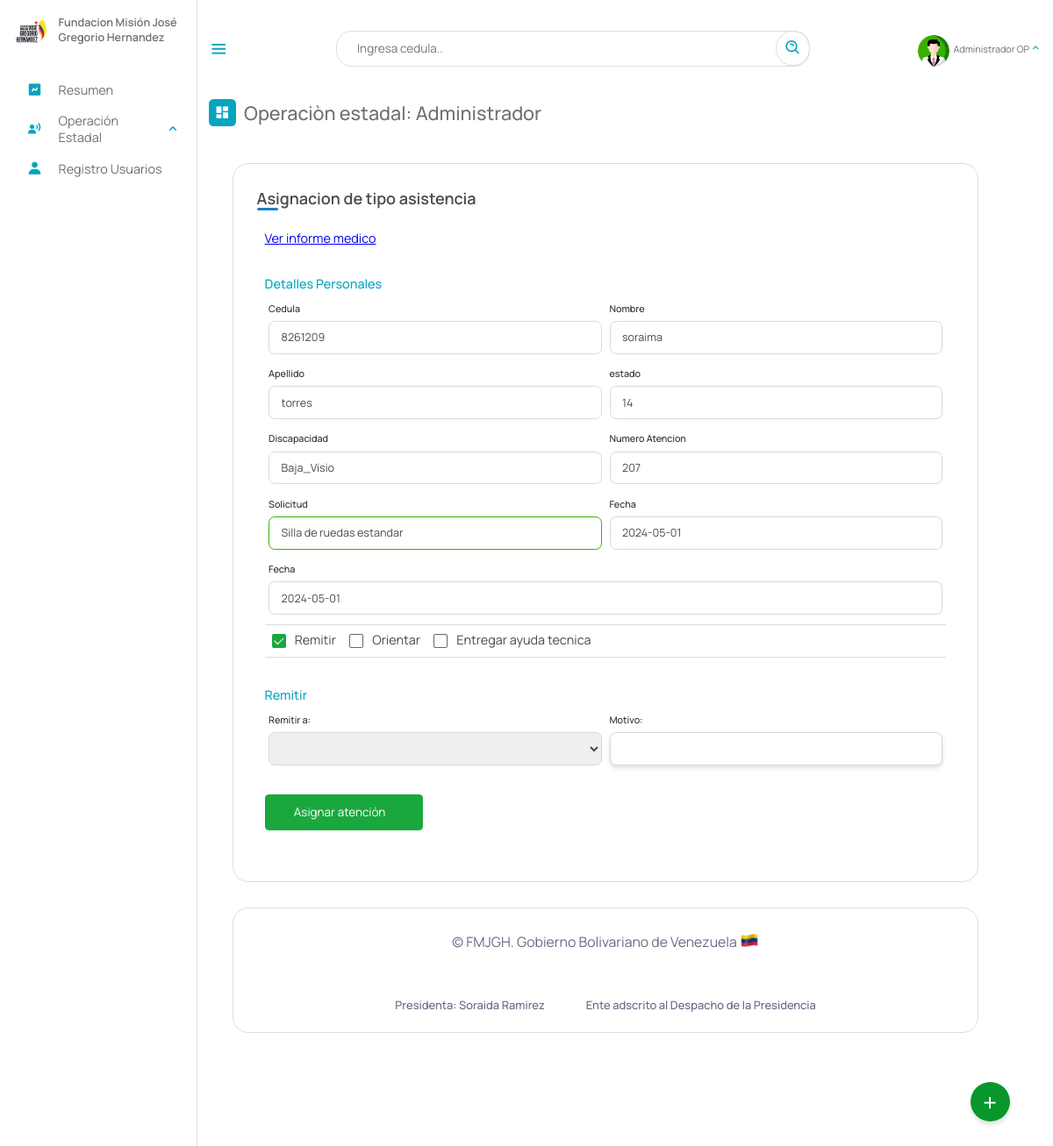
/Escritorio/14,3-asignarAtencionEstadal.php?numero_aten=207 (signed in), run on an earlier commit of the app's database.
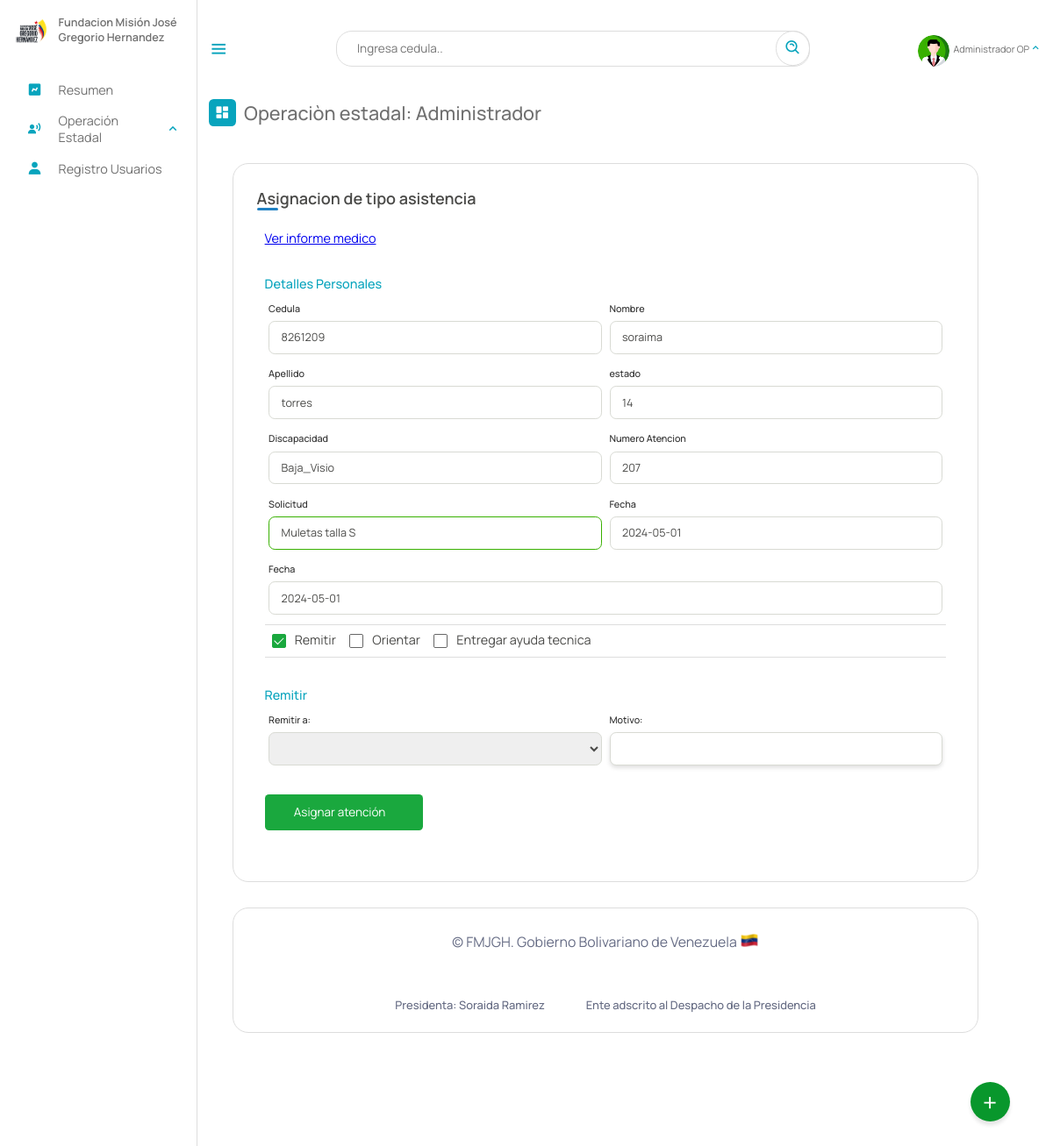
And on a later commit of the database.
### tables this page shows
CREATE TABLE `atenciones_coordinaciones` (
  `asignado` int(12) DEFAULT NULL,
  `numero_aten` int(11) NOT NULL AUTO_INCREMENT,
  `cedula` int(12) NOT NULL,
  `fecha_aten` date DEFAULT NULL,
  `atencion_solicitada` text DEFAULT NULL,
  `atencion_recibida` varchar(10) DEFAULT NULL,
  `atencion_brindada` varchar(10) DEFAULT NULL,
  `statu` text DEFAULT 'Sin atencion',
  `por` int(12) DEFAULT NULL,
  `fecha_creada` timestamp NOT NULL DEFAULT current_timestamp(),
  `urgencia` text DEFAULT NULL,
  `archivo` varchar(2048) DEFAULT NULL,
  `informe` varchar(2048) DEFAULT NULL,
  PRIMARY KEY (`numero_aten`),
  KEY `cedula` (`cedula`),
  KEY `atencion_recibida` (`atencion_recibida`),
  KEY `atencion_brindada` (`atencion_brindada`),
  KEY `por` (`por`),
  KEY `asignado` (`asignado`),
  CONSTRAINT `atenciones_coordinaciones_ibfk_1` FOREIGN KEY (`atencion_recibida`) REFERENCES `tipo_ayuda_tecnica` (`id`) ON DELETE CASCADE ON UPDATE CASCADE,
  CONSTRAINT `atenciones_coordinaciones_ibfk_2` FOREIGN KEY (`atencion_brindada`) REFERENCES `atencion_recibida` (`id`) ON DELETE CASCADE,
  CONSTRAINT `atenciones_coordinaciones_ibfk_3` FOREIGN KEY (`asignado`) REFERENCES `usuario` (`cedula`) ON DELETE CASCADE ON UPDATE CASCADE,
  CONSTRAINT `atenciones_coordinaciones_ibfk_4` FOREIGN KEY (`por`) REFERENCES `usuario` (`cedula`) ON DELETE CASCADE ON UPDATE CASCADE,
  CONSTRAINT `atenciones_coordinaciones_ibfk_5` FOREIGN KEY (`cedula`) REFERENCES `beneficiario` (`cedula`) ON DELETE CASCADE ON UPDATE CASCADE
);

CREATE TABLE `beneficiario` (
  `cedula` int(12) NOT NULL,
  `nombre` text NOT NULL,
  `apellido` text NOT NULL,
  `fecha_naci` date NOT NULL,
  `email` varchar(50) NOT NULL,
  `telefono` varchar(12) NOT NULL,
  `nacionalidad` char(2) NOT NULL,
  `edad` int(2) NOT NULL,
  `sexo` char(1) NOT NULL,
  `edo_civil` text NOT NULL,
  `nro_hijo` int(2) DEFAULT NULL,
  `estado` varchar(10) NOT NULL,
  `municipio` varchar(20) NOT NULL,
  `parroquia` varchar(10) NOT NULL,
  `discapacidad` varchar(10) NOT NULL,
  `atencion_solicitada` varchar(10) NOT NULL,
  `certificado` varchar(50) DEFAULT NULL,
  `registrado_por` text DEFAULT NULL,
  `fecha_registro` date NOT NULL,
  PRIMARY KEY (`cedula`),
  KEY `estado` (`estado`),
  KEY `discapacidad` (`discapacidad`),
  KEY `atencion_solicitada` (`atencion_solicitada`),
  KEY `municipio` (`municipio`),
  KEY `parroquia` (`parroquia`),
  CONSTRAINT `beneficiario_ibfk_1` FOREIGN KEY (`estado`) REFERENCES `estados` (`id_estados`) ON DELETE CASCADE,
  CONSTRAINT `beneficiario_ibfk_2` FOREIGN KEY (`municipio`) REFERENCES `municipios` (`id_municipios`) ON DELETE CASCADE,
  CONSTRAINT `beneficiario_ibfk_3` FOREIGN KEY (`parroquia`) REFERENCES `parroquia` (`id`) ON DELETE CASCADE ON UPDATE CASCADE,
  CONSTRAINT `beneficiario_ibfk_4` FOREIGN KEY (`discapacidad`) REFERENCES `discapacid_e` (`id_e`) ON DELETE CASCADE,
  CONSTRAINT `beneficiario_ibfk_5` FOREIGN KEY (`atencion_solicitada`) REFERENCES `tipoatencion` (`id`) ON DELETE CASCADE
);

### php/01-atenciones-estadales.php (called while the page is built, shortened)
<?php
include_once("ManejadorBD.php");
class AtencionesEstadales extends ManejadorBD
{
	private $numero_aten;
	private $cnn;
	public function __construct($tipoConexion)
	{
		$this->cnn = parent::conectar($tipoConexion);
	}
	public function setnumero_aten($numero_aten)
	{
		$this->numero_aten = $numero_aten;
	}
	public function consultarAtenciones()
	{
		try {
			$stmt = $this->cnn->prepare("SELECT  numero_aten,  beneficiario.cedula, beneficiario.nombre, beneficiario.apellido, beneficiario.estado,beneficiario.discapacidad, atenciones_coordinaciones.atencion_solicitada, atenciones_coordinaciones.informe FROM atenciones_coordinaciones, beneficiario WHERE numero_aten = :numero_aten and beneficiario.cedula = atenciones_coordinaciones.cedula and atenciones_coordinaciones.fecha_aten IS NULL;");
			$stmt->setFetchMode(PDO::FETCH_ASSOC);
			$stmt->bindParam(':numero_aten', $this->numero_aten);
			$stmt->execute();
			return $stmt->fetch();
		} catch (PDOException $error) {
			echo "Error: ejecutando consulta SQL." . $error->getMessage();
			exit();
		}
	}
}

### php/ManejadorBD.php (called while the page is built, shortened)
<?php
	class ManejadorBD extends PDO {
		public $srv	= SRV;
		public $usr	= USR;
		public $pas	= PAS;
		public $dbn	= BDN;
		public function conectar($tipoConexion){
			try{
				switch ($tipoConexion) {
				    case 1:
				        $dsn = "mysql:host=$this->srv;dbname=$this->dbn";
				        break;
				}
				$dbh = new PDO($dsn, $this->usr, $this->pas);
    			$dbh->setAttribute(PDO::ATTR_ERRMODE, PDO::ERRMODE_EXCEPTION);
			}catch(PDOException $error){
                echo "Error al Conectar con la Base de Datos: ".$error->getMessage();
                exit();
			}
            $this->conexionBD = $dbh;
			return $this->conexionBD;
		}
	}
?>

### Escritorio/14,3-asignarAtencionEstadal.php (the view, shortened to what the changed rows need)
<?php
include_once("partearriba.php");
?>
<div class="dash-contenido">
    <div class="cont-registro">
        <div class="container">
            <?php
            include_once("../php/01-atenciones-estadales.php");
            $numero = $_REQUEST["numero_aten"];
            $aten = new AtencionesEstadales(1);
            $aten->setnumero_aten($numero);
            $registro = $aten->consultarAtenciones();
            $informe = $registro["informe"];
            ?>
            <?php
            if ($registro) {
            ?>
                <form action="" method="post">
                    <div class="form first">
                        <?php if ($registro["informe"]) { ?>
                            <a href="documentos/informes/<?php echo $registro["informe"] ?>" target="_blank">Ver informe medico</a>
                        <?php } else {
                            echo "<small style='color:red'>Esta solicitud no tiene informe medico cargado</small>";
                        } ?>
                        <div class="details personal">
                            <span class="title">Detalles Personales</span>
                            <div class="fields">
                                <div class="input-field">
                                    <label>Cedula</label>
                                    <input type="text" placeholder="Ingresa el nombre " required readonly name="cedula" id="cedula" value="<?php echo $registro["cedula"] ?>">
                                </div>
                                <div class="input-field">
                                    <label>Nombre</label>
                                    <input type="text" placeholder="Ingresa el nombre " required readonly name="nombre" id="nombre" value="<?php echo $registro["nombre"] ?>">
                                </div>
                                <div class="input-field">
                                    <label>Apellido</label>
                                    <input type="text" placeholder="Ingresa el nombre " required readonly name="apellido" id="apellido" value="<?php echo $registro["apellido"] ?>">
                                </div>
                                <div class="input-field">
                                    <label>estado</label>
                                    <input type="text" placeholder="Ingresa tu Cedula" required readonly name="estado" id="estado" value="<?php echo $registro["estado"] ?>">
                                </div>
                                <div class="input-field">
                                    <label>Discapacidad</label>
                                    <input type="email" placeholder="Ingresa tu correo electronico" required readonly name="discapacidad" id="discapacidad" value="<?php echo $registro["discapacidad"] ?>">
                                </div>
                                <div class="input-field">
                                    <label>Numero Atencion</label>
                                    <input type="number" required readonly name="numero_aten" id="numero_aten" value="<?php echo $registro["numero_aten"] ?>">
                                </div>
                                <div class="input-field">
                                    <label>Solicitud</label>
                                    <input type="text" style="border-color: #38b000;" required readonly name="atencion_solicitada" id="atencion_solicitada" value="<?php echo $registro["atencion_solicitada"] ?>">
                                </div>
                                <div class="input-field">
                                    <label>Fecha</label>
                                    <input type="text" placeholder="Ingresa el codigo de carnet" required readonly name="fecha_aten" id="fecha_aten" value="<?php echo date("Y-m-d") ?>">
                                </div>
                                <div class="input-field">
                                    <label>Fecha</label>
                                    <input type="text" placeholder="Ingresa el codigo de carnet" required readonly name="fecha_aten" id="fecha_aten" value="<?php echo date("Y-m-d") ?>">
                                </div>
                                <div class="checkboxes">
                                    <label class="cl-checkbox">
                                        <span>Remitir</span>
                                    </label>
                                    <label class="cl-checkbox">
                                        <span>Orientar</span>
                                    </label>
                                    <label class="cl-checkbox">
                                        <span>Entregar ayuda tecnica</span>
                                    </label>
                                </div>
                            </div>
                            <div class="details personal" id="entrega_remitir">
                                <span class="title">Remitir</span>
                                <div class="fields">
                                    <div class="input-field">
                                        <label>Remitir a:</label>
                                        <select name="remit" id="remit">
                                            <option></option>
                                            <option value="5Logi">Gestion logistica y infrastructura</option>
                                        </select>
                                    </div>
                                    <div class="input-field">
                                        <label>Motivo:</label>
                                        <input type="text" name="motivo" id="motivo">
                                    </div>
                                </div>
                            </div>
                            <div class="input-field" style="display:flex; gap:8px;">
                                <button class="nextBtn" name="registro" id="registro" <?php if ($informe) {
                                                                                        } else {
                                                                                            echo "disabled";
                                                                                        } ?>>
                                    <span class="btnText">Asignar atención</span>
                                </button>
                            </div>
                        </div>
                    </div>
                <?php
            }
                ?>
                </form>
        </div>
        <?php
        include_once("parteabajo.php");
        ?>

What changed in the data, as far as the page shows it:
changed atenciones_coordinaciones "soraima": atencion_solicitada "Silla de ruedas estandar" → "Muletas talla S"
